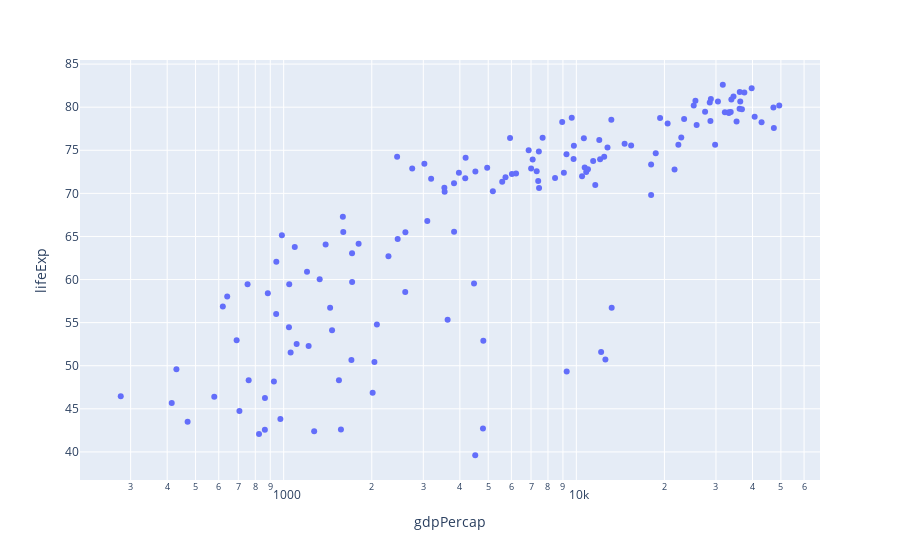

Source (notebook cell):
### Code cell
fig = px.scatter(df.query("year==2007"), x="gdpPercap", y="lifeExp", log_x=True)
fig.show()

### Figure 1 — Plotly figure (JSON) as saved in the notebook; plotly's stock layout.template omitted (floating-point values rounded to 4 significant figures; data arrays with more than 128 entries replaced by an {"elided": "..."} marker saying what was removed)
{"data": [{"hovertemplate": "gdpPercap=%{x}<br>lifeExp=%{y}<extra></extra>", "legendgroup": "", "marker": {"color": "#636efa", "symbol": "circle"}, "mode": "markers", "name": "", "orientation": "v", "showlegend": false, "type": "scatter", "x": {"elided": "142 float values"}, "xaxis": "x", "y": {"elided": "142 float values"}, "yaxis": "y"}], "layout": {"legend": {"tracegroupgap": 0}, "margin": {"t": 60}, "xaxis": {"anchor": "y", "domain": [0, 1], "title": {"text": "gdpPercap"}, "type": "log"}, "yaxis": {"anchor": "x", "domain": [0, 1], "title": {"text": "lifeExp"}}}}
